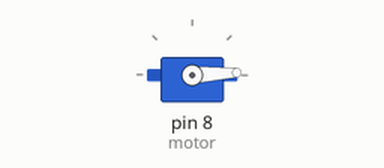
The sketch below on a simulated Arduino Uno, built with avr-gcc and run on an emulated ATmega328P. Shown: servo.

Above: at 0.05 s.
At 0.85 s:
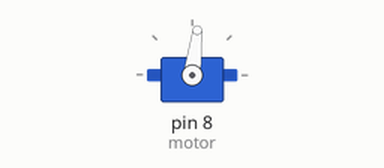
At 1.7 s:
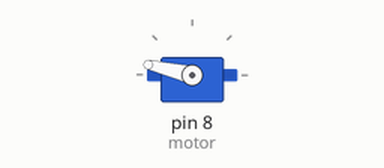
At 3.6 s:
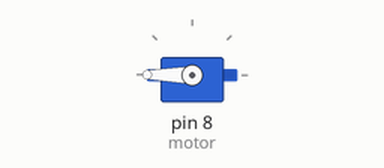
Timing chart, 0 to 8.3 s (numbered marks = the images above):
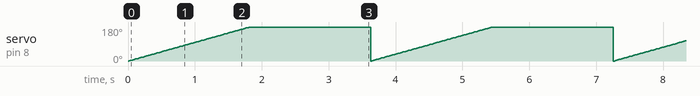

Measured:
- by itself, servo on pin 8 (motor): ramps from 0° to 180° and jumps back, once every 3.6 s

The sketch:

servo_motor.ino
```cpp
#include<Servo.h>
Servo motor;

int p=0;

void setup() {
  motor.attach(8);
  motor.write(80);
}

void loop() {
  for(p=0;p<360;p++)
  {
    motor.write(p);
    delay(10);
    }

}
```
